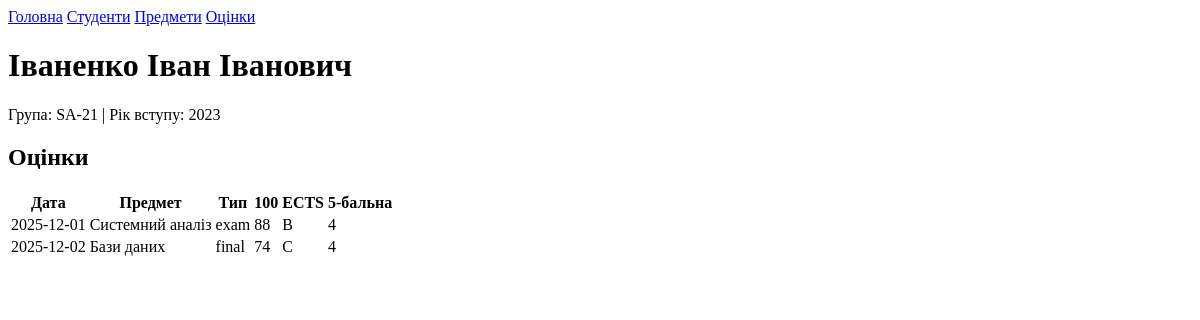
The app's page /students/1, older data.
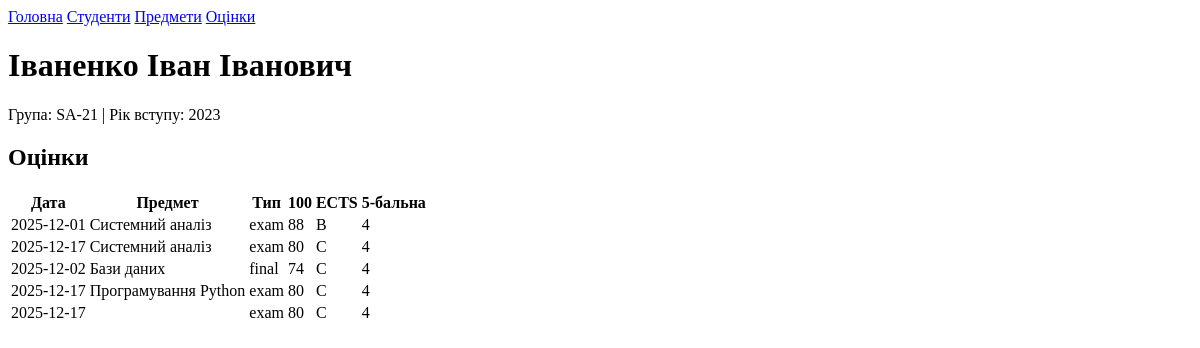
The same page, newer data.
### mvc-mvp-mvvm/mvc/app/models/grade.py (models this page shows, shortened)
class Grade(db.Model):
    __tablename__ = "grades"
    id: db.Mapped[int] = db.mapped_column(db.Integer, primary_key=True)
    student_id: db.Mapped[int] = db.mapped_column(
        db.Integer, db.ForeignKey("students.id", ondelete="CASCADE"), nullable=False
    )
    subject_id: db.Mapped[int] = db.mapped_column(
        db.Integer, db.ForeignKey("subjects.id", ondelete="CASCADE"), nullable=False
    )
    value: db.Mapped[int] = db.mapped_column(db.Integer, nullable=False)  # 0..100
    grade_type: db.Mapped[str] = db.mapped_column(db.String(30), nullable=False)
    grade_date: db.Mapped[date] = db.mapped_column(db.Date, nullable=False, default=date.today)
    student: db.Mapped["Student"] = db.relationship("Student", back_populates="grades")
    subject: db.Mapped["Subject"] = db.relationship("Subject", back_populates="grades")
    __table_args__ = (
        db.CheckConstraint("value >= 0 AND value <= 100", name="ck_grade_value_0_100"),
        db.UniqueConstraint("student_id", "subject_id", "grade_type", "grade_date", name="uq_grade"),
    )
    ECTS_BOUNDS: ClassVar[list[tuple[int, str]]] = [(90,"A"),(82,"B"),(74,"C"),(64,"D"),(60,"E"),(35,"FX"),(0,"F")]
    FIVE_BOUNDS: ClassVar[list[tuple[int, int]]] = [(90,5),(74,4),(60,3),(0,2)]
    @staticmethod
    def _map_by_bounds(value: int, bounds: Iterable[Tuple[int, T]]) -> T:
        v = int(value)
        last: Any = None
        for min_v, out in bounds:
            last = out
            if v >= min_v:
                return out
        return last  # bounds містять 0, тож сюди фактично не дійдемо
    def ects_letter(self) -> str:
        return self._map_by_bounds(self.value, self.ECTS_BOUNDS)
    def five_point(self) -> int:
        return self._map_by_bounds(self.value, self.FIVE_BOUNDS)

### mvc-mvp-mvvm/mvc/app/models/subject.py (models this page shows, shortened)
class Subject(db.Model):
    __tablename__ = "subjects"
    id: db.Mapped[int] = db.mapped_column(db.Integer, primary_key=True)
    name: db.Mapped[str] = db.mapped_column(db.String(200), nullable=False, unique=True)
    credits: db.Mapped[int] = db.mapped_column(db.Integer, nullable=False, default=3)
    semester: db.Mapped[int] = db.mapped_column(db.Integer, nullable=False, default=1)
    grades: db.Mapped[List["Grade"]] = db.relationship(
        "Grade", back_populates="subject", cascade="all, delete-orphan"
    )

### mvc-mvp-mvvm/mvc/app/controllers/students.py (the view)
@bp.get("/<int:student_id>")
def student_detail(student_id: int):
    student = Student.query.get_or_404(student_id)
    return render_template("students/detail.html", student=student)

### mvc-mvp-mvvm/mvc/app/templates/students/detail.html
{% extends "base.html" %}
{% block content %}
<h1>{{ student.full_name }}</h1>
<p>Група: {{ student.group }} | Рік вступу: {{ student.enrollment_year }}</p>
<h2>Оцінки</h2>
<table>
  <tr><th>Дата</th><th>Предмет</th><th>Тип</th><th>100</th><th>ECTS</th><th>5-бальна</th></tr>
  {% for g in student.grades %}
  <tr>
    <td>{{ g.grade_date }}</td>
    <td>{{ g.subject.name }}</td>
    <td>{{ g.grade_type }}</td>
    <td>{{ g.value }}</td>
    <td>{{ g.ects_letter() }}</td>
    <td>{{ g.five_point() }}</td>
  </tr>
  {% endfor %}
</table>
{% endblock %}

Row changes from the older to the newer data that the page shows:
added Grade: grade_date "2025-12-17", subject.name "Системний аналіз", grade_type "exam", value "80", ects_letter "C", five_point "4"
added Grade: grade_date "2025-12-17", subject.name "Програмування Python", grade_type "exam", value "80", ects_letter "C", five_point "4"
added Grade: grade_date "2025-12-17", grade_type "exam", value "80", ects_letter "C", five_point "4"
